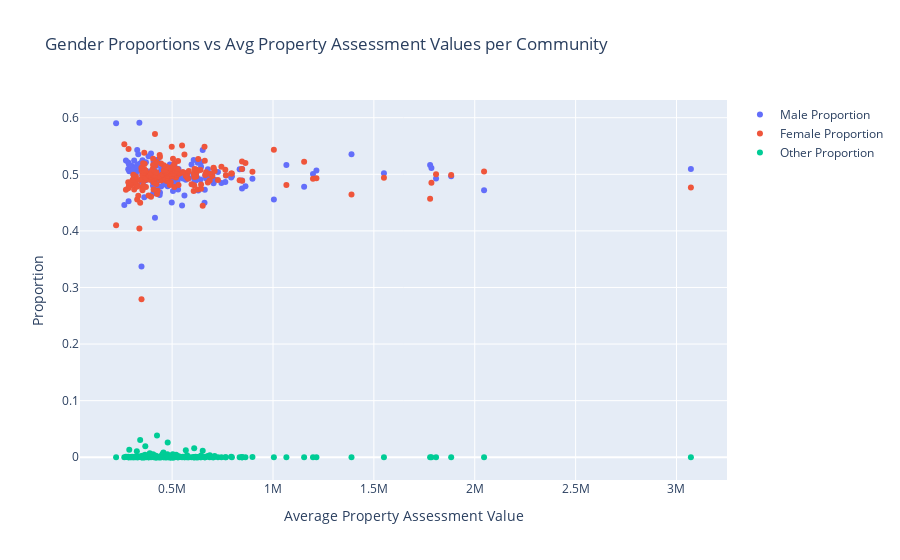

Write notebook code for a chart like this one.
### Code cell
#graph for first part
#plots 3 diff genders all together

fig = go.Figure()

for column in query_avg_prop_gender.columns[2:]:

    fig.add_trace(go.Scatter(
        x = query_avg_prop_gender["average_housing_price"],
        y = query_avg_prop_gender[column],
        mode = "markers",
        name = column))

fig.update_layout(xaxis_title = "Average Property Assessment Value", yaxis_title = "Proportion", title = "Gender Proportions vs Avg Property Assessment Values per Community")
fig.show()

### Figure 1 — Plotly figure (JSON) as saved in the notebook; plotly's stock layout.template omitted (floating-point values rounded to 4 significant figures; data arrays with more than 128 entries replaced by an {"elided": "..."} marker saying what was removed)
{"data": [{"mode": "markers", "name": "Male Proportion", "type": "scatter", "x": {"elided": "196 float values"}, "y": {"elided": "196 float values"}}, {"mode": "markers", "name": "Female Proportion", "type": "scatter", "x": {"elided": "196 float values"}, "y": {"elided": "196 float values"}}, {"mode": "markers", "name": "Other Proportion", "type": "scatter", "x": {"elided": "196 float values"}, "y": {"elided": "196 float values"}}], "layout": {"title": {"text": "Gender Proportions vs Avg Property Assessment Values per Community"}, "xaxis": {"title": {"text": "Average Property Assessment Value"}}, "yaxis": {"title": {"text": "Proportion"}}}}
